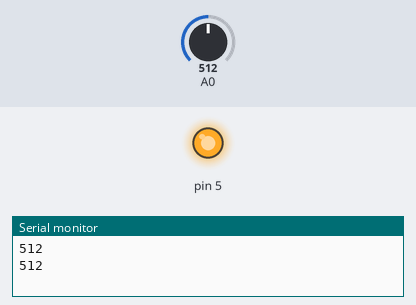
Bench run of a sketch on a simulated Arduino Uno, built with avr-gcc and run on an emulated ATmega328P. Parts: output pins drawn as LEDs (lit = HIGH), the last lines printed to the serial monitor. The inputs (shaded band) are chosen by the test bench; at power-on: A0 = 512.

Above: at 2.8 s.
2.9 s: A0 set to 161
5.6 s: A0 set to 137
At 6.3 s:
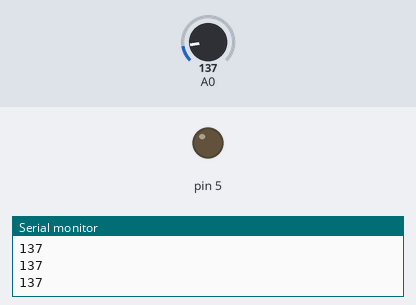
8.3 s: A0 set to 160
At 9.6 s:
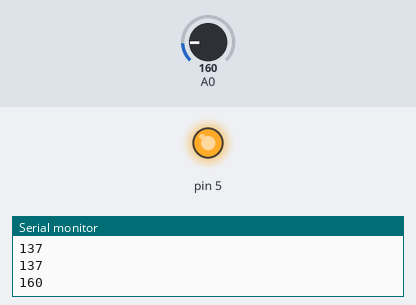
11.0 s: A0 set to 140
At 12.6 s:
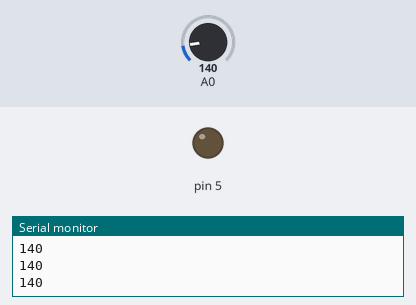
Timing chart, 0 to 14.1 s (numbered marks = the images above; inputs shaded):
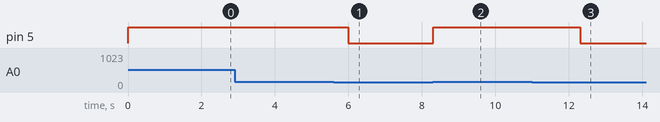

The sketch:

noice_detector.ino
```cpp
void setup() {
  // put your setup code here, to run once:
  Serial.begin(9600);
pinMode (A0, INPUT );
pinMode(5,OUTPUT);


}

void loop() {
  int a;
  a = analogRead(A0);
  Serial.println(a);
  if (a>150)
  {
    digitalWrite(5,HIGH);
    delay(2000);
  }
  else {
    digitalWrite(5,LOW);
  }
  // put your main code here, to run repeatedly:

}
```

Measured:
- the behaviour switches between 151 and 150 on A0 (found by bisection; images 0 and 1)
- after the input at 5.6 s, pin 5: HIGH → LOW after 0.40 s
- after the input at 8.3 s, pin 5: LOW → HIGH at once
- after the input at 11.0 s, pin 5: HIGH → LOW after 1.3 s
